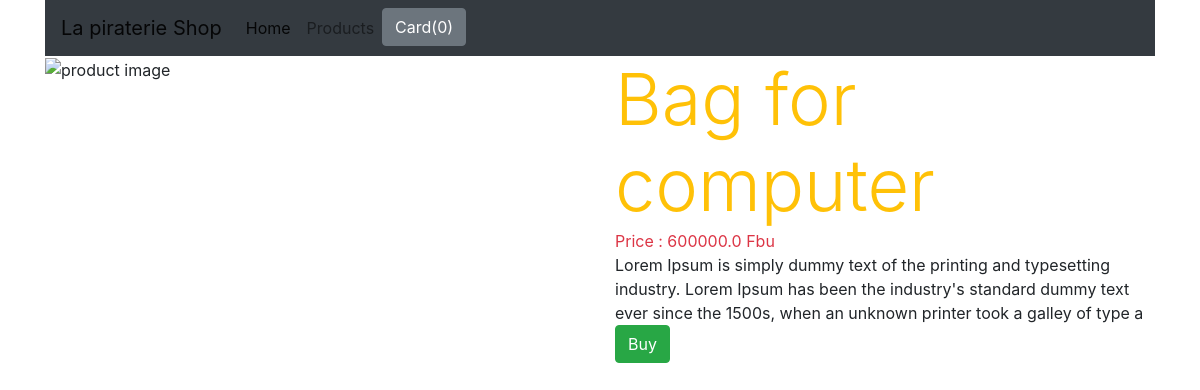
Page /8 on the committed database.
### shop/models.py (models this page shows, shortened)
class Product(models.Model):
    title = models.CharField(max_length=200)
    price = models.FloatField()
    description = models.TextField(max_length=200)
    category = ForeignKey(Category, related_name='category', on_delete=models.CASCADE)
    image = models.CharField(max_length=50000)
    date_added = models.DateTimeField(auto_now=True)
    class Meta:
        ordering = ['-date_added']

### shop/views.py (the view)
# urls.py: path('<int:myid>', detail, name='detail'),
def detail(request, myid): # myid to get each product
    product_object = Product.objects.get(id=myid)
    return render(request, 'shop/detail.html', {'product':product_object})

### shop/templates/shop/detail.html
{% extends 'shop/index.html' %}
{% block content %}
<div class="row">
    <div class="col-md-6">
        <div><img src="{{ product.image }}" width="500px" height="500px" alt="product image"></div>
    </div>
    <div class="col-md-6">
        <div class="text-warning display-3">{{ product.title }}</div>
        <div class="text-danger">Price : {{ product.price }} Fbu</div>
        <div>{{ product.description }}</div>
        <a href="#"><button class="btn btn-success">Buy</button></a>
    </div>
</div>
{% endblock %}

### rows in the picture
Product: title "Bag for computer", price "600000.0", description "Lorem Ipsum is simply dummy text of the printing and typesetting industry. Lorem Ipsum has been the industry's standard dummy text ever since the 1500s, when an unknown printer took a galley of type a"
